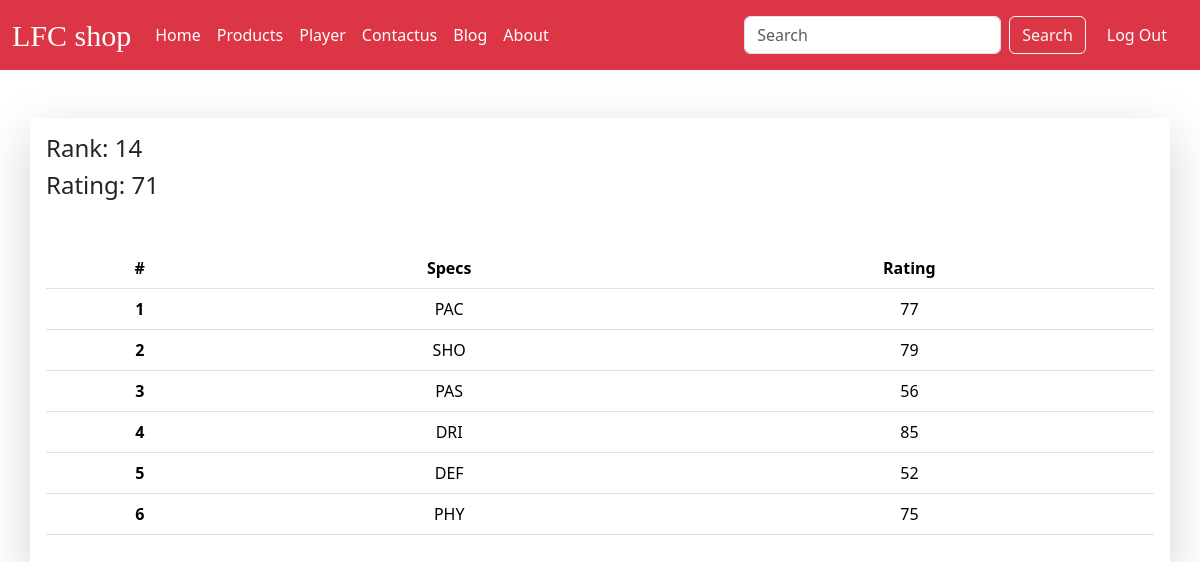
Page /see_ratings/PLY-001 (signed in) on the committed database.
### home/models.py (models this page shows, shortened)
class SpecsRating(models.Model):
    player=models.ForeignKey(Player,related_name="playerrating",on_delete=models.CASCADE)
    specs=models.ForeignKey(Specs,related_name='specsname',on_delete=models.CASCADE)
    rating=models.IntegerField(validators=[MinValueValidator(1), MaxValueValidator(100)],default=1)
    class Meta:
        unique_together=['player','specs']

class Specs(models.Model):
    specs_name=models.CharField(max_length=50)

### home/views.py (the view)
# urls.py: path('see_ratings/<player_id>',views.see_ratings,name="see_ratings"),
@login_required()
def see_ratings(request,player_id):
    queryset = SpecsRating.objects.filter(player__player_id__player_id = player_id)
    allrating= queryset.aggregate(allrating=((Avg('rating'))))
    val = allrating.get("allrating")
    val = math.ceil(val)
    allrating["allrating"] = val
    current_rank = -1
    i=1
    ranks=Player.objects.annotate(ratings = Sum('playerrating__rating')).order_by('-ratings','-player_age')
    for rank in ranks:
        if player_id == rank.player_id.player_id:
            current_rank = i
            break
        i += 1
    return render(request,'player/see_ratings.html',{'queryset': queryset , 'allrating': allrating , 'current_rank':current_rank})

### templates/player/see_ratings.html
{% extends 'base.html' %} {% block title %} Ratings{% endblock title %}
{% block body %}
<div class="container mx-auto shadow-lg p-3 my-5">
  <div><h4>Rank: {{current_rank}}</h4></div>
  <h4>Rating: {{allrating.allrating}}</h4>
  <table class="table mt-5 text-center">
    <thead>
      <tr>
        <th>#</th>
        <th>Specs</th>
        <th>Rating</th>
      </tr>
    </thead>
    <tbody>
      {%for ratings in queryset%}
      <tr>
        <th scope="row">{{forloop.counter}}</th>
        <td>{{ratings.specs.specs_name}}</td>
        <td>{{ratings.rating}}</td>
      </tr>
      {%endfor%}
    </tbody>
  </table>
</div>
{% endblock body %}

### rows in the picture
SpecsRating: specs.specs_name "PAC", rating "77"
SpecsRating: specs.specs_name "SHO", rating "79"
SpecsRating: specs.specs_name "PAS", rating "56"
SpecsRating: specs.specs_name "DRI", rating "85"
SpecsRating: specs.specs_name "DEF", rating "52"
SpecsRating: specs.specs_name "PHY", rating "75"

### other values in the picture
{{ current_rank }} "14"
{{ allrating.allrating }} "71"
